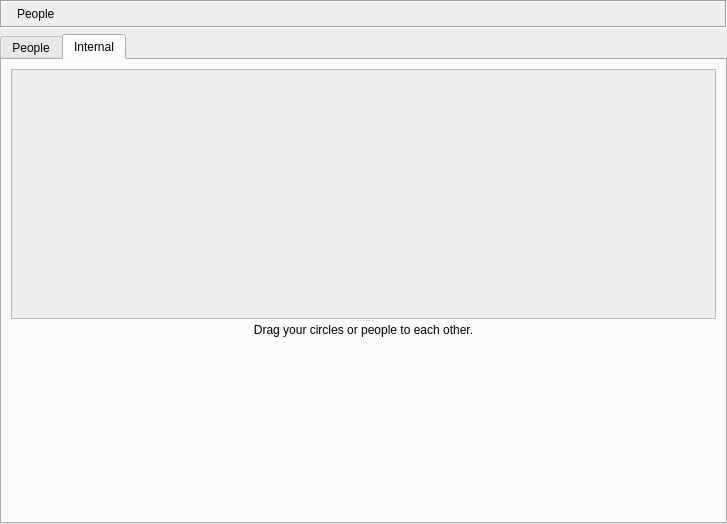
<?xml version="1.0" encoding="UTF-8"?>
<ui version="4.0">
 <class>PeopleDialog</class>
 <widget class="QWidget" name="PeopleDialog">
  <property name="geometry">
   <rect>
    <x>0</x>
    <y>0</y>
    <width>727</width>
    <height>524</height>
   </rect>
  </property>
  <property name="sizePolicy">
   <sizepolicy hsizetype="Preferred" vsizetype="Preferred">
    <horstretch>0</horstretch>
    <verstretch>0</verstretch>
   </sizepolicy>
  </property>
  <property name="windowTitle">
   <string/>
  </property>
  <layout class="QGridLayout" name="titleBarLayout">
   <property name="margin">
    <number>0</number>
   </property>
   <item row="0" column="0">
    <widget class="QFrame" name="titleBarFrame">
     <property name="frameShape">
      <enum>QFrame::Box</enum>
     </property>
     <property name="frameShadow">
      <enum>QFrame::Sunken</enum>
     </property>
     <layout class="QHBoxLayout">
      <property name="margin">
       <number>2</number>
      </property>
      <item>
       <widget class="QLabel" name="titleBarPixmap">
        <property name="minimumSize">
         <size>
          <width>0</width>
          <height>0</height>
         </size>
        </property>
        <property name="maximumSize">
         <size>
          <width>24</width>
          <height>24</height>
         </size>
        </property>
        <property name="text">
         <string/>
        </property>
        <property name="pixmap">
         <pixmap resource="../images.qrc">:/images/identity/identities_32.png</pixmap>
        </property>
        <property name="scaledContents">
         <bool>true</bool>
        </property>
       </widget>
      </item>
      <item>
       <widget class="StyledLabel" name="titleBarLabel">
        <property name="text">
         <string>People</string>
        </property>
       </widget>
      </item>
      <item>
       <spacer name="titleBarSpacer">
        <property name="orientation">
         <enum>Qt::Horizontal</enum>
        </property>
        <property name="sizeHint" stdset="0">
         <size>
          <width>40</width>
          <height>20</height>
         </size>
        </property>
       </spacer>
      </item>
     </layout>
    </widget>
   </item>
   <item row="1" column="0">
    <widget class="QTabWidget" name="tabWidget">
     <property name="enabled">
      <bool>true</bool>
     </property>
     <property name="currentIndex">
      <number>1</number>
     </property>
     <widget class="QWidget" name="tabExternal">
      <property name="sizePolicy">
       <sizepolicy hsizetype="Expanding" vsizetype="Expanding">
        <horstretch>0</horstretch>
        <verstretch>0</verstretch>
       </sizepolicy>
      </property>
      <attribute name="title">
       <string>People</string>
      </attribute>
      <layout class="QVBoxLayout">
       <item>
        <widget class="QSplitter" name="splitterExternal">
         <property name="orientation">
          <enum>Qt::Vertical</enum>
         </property>
         <widget class="QScrollArea" name="scrollAreaExternal">
          <property name="minimumSize">
           <size>
            <width>0</width>
            <height>250</height>
           </size>
          </property>
          <property name="widgetResizable">
           <bool>true</bool>
          </property>
          <widget class="FlowLayoutWidget" name="idExternal">
           <property name="geometry">
            <rect>
             <x>0</x>
             <y>0</y>
             <width>701</width>
             <height>248</height>
            </rect>
           </property>
           <layout class="QVBoxLayout"/>
          </widget>
         </widget>
         <widget class="QWidget" name="widgetExternal">
          <layout class="QGridLayout" name="layoutExternal">
           <item row="0" column="0">
            <widget class="QLabel" name="label_External">
             <property name="sizePolicy">
              <sizepolicy hsizetype="Preferred" vsizetype="Fixed">
               <horstretch>0</horstretch>
               <verstretch>0</verstretch>
              </sizepolicy>
             </property>
             <property name="text">
              <string>Drag your circles or people to each other.</string>
             </property>
             <property name="alignment">
              <set>Qt::AlignCenter</set>
             </property>
            </widget>
           </item>
           <item row="1" column="0">
            <widget class="PictureFlow" name="pictureFlowWidgetExternal" native="true">
             <property name="widgetResizable" stdset="0">
              <bool>true</bool>
             </property>
            </widget>
           </item>
          </layout>
         </widget>
        </widget>
       </item>
      </layout>
     </widget>
     <widget class="QWidget" name="tabInternal">
      <property name="sizePolicy">
       <sizepolicy hsizetype="Expanding" vsizetype="Expanding">
        <horstretch>0</horstretch>
        <verstretch>0</verstretch>
       </sizepolicy>
      </property>
      <attribute name="title">
       <string>Internal</string>
      </attribute>
      <layout class="QVBoxLayout">
       <item>
        <widget class="QSplitter" name="splitterInternal">
         <property name="orientation">
          <enum>Qt::Vertical</enum>
         </property>
         <widget class="QScrollArea" name="scrollAreaInternal">
          <property name="minimumSize">
           <size>
            <width>0</width>
            <height>250</height>
           </size>
          </property>
          <property name="widgetResizable">
           <bool>true</bool>
          </property>
          <widget class="FlowLayoutWidget" name="idInternal">
           <property name="geometry">
            <rect>
             <x>0</x>
             <y>0</y>
             <width>701</width>
             <height>248</height>
            </rect>
           </property>
           <layout class="QVBoxLayout"/>
          </widget>
         </widget>
         <widget class="QWidget" name="widgetInternal">
          <layout class="QGridLayout" name="layoutInternal">
           <item row="0" column="0">
            <widget class="QLabel" name="label_Internal">
             <property name="sizePolicy">
              <sizepolicy hsizetype="Preferred" vsizetype="Fixed">
               <horstretch>0</horstretch>
               <verstretch>0</verstretch>
              </sizepolicy>
             </property>
             <property name="text">
              <string>Drag your circles or people to each other.</string>
             </property>
             <property name="alignment">
              <set>Qt::AlignCenter</set>
             </property>
            </widget>
           </item>
           <item row="1" column="0">
            <widget class="PictureFlow" name="pictureFlowWidgetInternal" native="true">
             <property name="widgetResizable" stdset="0">
              <bool>true</bool>
             </property>
            </widget>
           </item>
          </layout>
         </widget>
        </widget>
       </item>
      </layout>
     </widget>
    </widget>
   </item>
  </layout>
 </widget>
 <customwidgets>
  <customwidget>
   <class>StyledLabel</class>
   <extends>QLabel</extends>
   <header>gui/common/StyledLabel.h</header>
  </customwidget>
  <customwidget>
   <class>PictureFlow</class>
   <extends>QWidget</extends>
   <header location="global">gui/common/PictureFlow.h</header>
   <container>1</container>
  </customwidget>
  <customwidget>
   <class>FlowLayoutWidget</class>
   <extends>QWidget</extends>
   <header location="global">gui/common/FlowLayout.h</header>
   <container>1</container>
  </customwidget>
 </customwidgets>
 <resources>
  <include location="../images.qrc"/>
 </resources>
 <connections/>
</ui>
